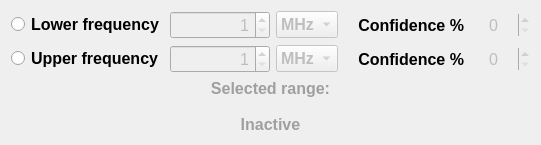
                      <widget class="QWidget" name="freq_filter_container" native="true">
                       <property name="sizePolicy">
                        <sizepolicy hsizetype="Fixed" vsizetype="Preferred">
                         <horstretch>0</horstretch>
                         <verstretch>0</verstretch>
                        </sizepolicy>
                       </property>
                       <property name="styleSheet">
                        <string notr="true"/>
                       </property>
                       <layout class="QGridLayout" name="gridLayout_6">
                        <item row="0" column="0">
                         <widget class="QRadioButton" name="activate_low_freq_filter_btn">
                          <property name="font">
                           <font>
                            <pointsize>12</pointsize>
                            <weight>75</weight>
                            <bold>true</bold>
                           </font>
                          </property>
                          <property name="text">
                           <string>Lower frequency</string>
                          </property>
                          <property name="autoExclusive">
                           <bool>false</bool>
                          </property>
                         </widget>
                        </item>
                        <item row="0" column="1">
                         <widget class="QSpinBox" name="lower_freq_spinbox">
                          <property name="enabled">
                           <bool>false</bool>
                          </property>
                          <property name="sizePolicy">
                           <sizepolicy hsizetype="Fixed" vsizetype="Fixed">
                            <horstretch>0</horstretch>
                            <verstretch>0</verstretch>
                           </sizepolicy>
                          </property>
                          <property name="minimumSize">
                           <size>
                            <width>100</width>
                            <height>0</height>
                           </size>
                          </property>
                          <property name="maximumSize">
                           <size>
                            <width>100</width>
                            <height>16777215</height>
                           </size>
                          </property>
                          <property name="font">
                           <font>
                            <pointsize>12</pointsize>
                           </font>
                          </property>
                          <property name="styleSheet">
                           <string notr="true"/>
                          </property>
                          <property name="alignment">
                           <set>Qt::AlignRight|Qt::AlignTrailing|Qt::AlignVCenter</set>
                          </property>
                          <property name="minimum">
                           <number>1</number>
                          </property>
                          <property name="maximum">
                           <number>100000000</number>
                          </property>
                         </widget>
                        </item>
                        <item row="0" column="2">
                         <widget class="QComboBox" name="lower_freq_filter_unit">
                          <property name="enabled">
                           <bool>false</bool>
                          </property>
                          <property name="sizePolicy">
                           <sizepolicy hsizetype="Preferred" vsizetype="Fixed">
                            <horstretch>0</horstretch>
                            <verstretch>0</verstretch>
                           </sizepolicy>
                          </property>
                          <property name="minimumSize">
                           <size>
                            <width>60</width>
                            <height>0</height>
                           </size>
                          </property>
                          <property name="maximumSize">
                           <size>
                            <width>16777215</width>
                            <height>16777215</height>
                           </size>
                          </property>
                          <property name="font">
                           <font>
                            <pointsize>12</pointsize>
                            <weight>75</weight>
                            <bold>true</bold>
                           </font>
                          </property>
                          <property name="styleSheet">
                           <string notr="true"/>
                          </property>
                          <property name="currentText">
                           <string>MHz</string>
                          </property>
                          <property name="maxCount">
                           <number>4</number>
                          </property>
                          <property name="duplicatesEnabled">
                           <bool>false</bool>
                          </property>
                          <property name="modelColumn">
                           <number>0</number>
                          </property>
                          <item>
                           <property name="text">
                            <string>MHz</string>
                           </property>
                          </item>
                          <item>
                           <property name="text">
                            <string>Hz</string>
                           </property>
                          </item>
                          <item>
                           <property name="text">
                            <string>kHz</string>
                           </property>
                          </item>
                          <item>
                           <property name="text">
                            <string>GHz</string>
                           </property>
                          </item>
                         </widget>
                        </item>
                        <item row="0" column="3">
                         <widget class="QLabel" name="label_12">
                          <property name="sizePolicy">
                           <sizepolicy hsizetype="Minimum" vsizetype="Preferred">
                            <horstretch>0</horstretch>
                            <verstretch>0</verstretch>
                           </sizepolicy>
                          </property>
                          <property name="font">
                           <font>
                            <pointsize>12</pointsize>
                            <weight>75</weight>
                            <bold>true</bold>
                           </font>
                          </property>
                          <property name="text">
                           <string>   Confidence %</string>
                          </property>
                          <property name="alignment">
                           <set>Qt::AlignRight|Qt::AlignTrailing|Qt::AlignVCenter</set>
                          </property>
                         </widget>
                        </item>
                        <item row="0" column="4">
                         <widget class="QSpinBox" name="lower_freq_confidence">
                          <property name="enabled">
                           <bool>false</bool>
                          </property>
                          <property name="sizePolicy">
                           <sizepolicy hsizetype="Preferred" vsizetype="Fixed">
                            <horstretch>0</horstretch>
                            <verstretch>0</verstretch>
                           </sizepolicy>
                          </property>
                          <property name="minimumSize">
                           <size>
                            <width>60</width>
                            <height>0</height>
                           </size>
                          </property>
                          <property name="maximumSize">
                           <size>
                            <width>50</width>
                            <height>16777215</height>
                           </size>
                          </property>
                          <property name="font">
                           <font>
                            <pointsize>12</pointsize>
                           </font>
                          </property>
                          <property name="styleSheet">
                           <string notr="true"/>
                          </property>
                          <property name="frame">
                           <bool>false</bool>
                          </property>
                          <property name="alignment">
                           <set>Qt::AlignCenter</set>
                          </property>
                          <property name="buttonSymbols">
                           <enum>QAbstractSpinBox::UpDownArrows</enum>
                          </property>
                          <property name="specialValueText">
                           <string/>
                          </property>
                          <property name="maximum">
                           <number>100</number>
                          </property>
                          <property name="value">
                           <number>0</number>
                          </property>
                         </widget>
                        </item>
                        <item row="1" column="0">
                         <widget class="QRadioButton" name="activate_up_freq_filter_btn">
                          <property name="font">
                           <font>
                            <pointsize>12</pointsize>
                            <weight>75</weight>
                            <bold>true</bold>
                           </font>
                          </property>
                          <property name="text">
                           <string>Upper frequency</string>
                          </property>
                          <property name="autoExclusive">
                           <bool>false</bool>
                          </property>
                         </widget>
                        </item>
                        <item row="1" column="1">
                         <widget class="QSpinBox" name="upper_freq_spinbox">
                          <property name="enabled">
                           <bool>false</bool>
                          </property>
                          <property name="sizePolicy">
                           <sizepolicy hsizetype="Fixed" vsizetype="Fixed">
                            <horstretch>0</horstretch>
                            <verstretch>0</verstretch>
                           </sizepolicy>
                          </property>
                          <property name="minimumSize">
                           <size>
                            <width>100</width>
                            <height>0</height>
                           </size>
                          </property>
                          <property name="maximumSize">
                           <size>
                            <width>100</width>
                            <height>16777215</height>
                           </size>
                          </property>
                          <property name="font">
                           <font>
                            <pointsize>12</pointsize>
                           </font>
                          </property>
                          <property name="styleSheet">
                           <string notr="true"/>
                          </property>
                          <property name="alignment">
                           <set>Qt::AlignRight|Qt::AlignTrailing|Qt::AlignVCenter</set>
                          </property>
                          <property name="minimum">
                           <number>1</number>
                          </property>
                          <property name="maximum">
                           <number>100000000</number>
                          </property>
                          <property name="value">
                           <number>1</number>
                          </property>
                         </widget>
                        </item>
                        <item row="1" column="2">
                         <widget class="QComboBox" name="upper_freq_filter_unit">
                          <property name="enabled">
                           <bool>false</bool>
                          </property>
                          <property name="sizePolicy">
                           <sizepolicy hsizetype="Preferred" vsizetype="Fixed">
                            <horstretch>0</horstretch>
                            <verstretch>0</verstretch>
                           </sizepolicy>
                          </property>
                          <property name="minimumSize">
                           <size>
                            <width>60</width>
                            <height>0</height>
                           </size>
                          </property>
                          <property name="maximumSize">
                           <size>
                            <width>16777215</width>
                            <height>16777215</height>
                           </size>
                          </property>
                          <property name="font">
                           <font>
                            <pointsize>12</pointsize>
                            <weight>75</weight>
                            <bold>true</bold>
                           </font>
                          </property>
                          <property name="styleSheet">
                           <string notr="true"/>
                          </property>
                          <property name="currentText">
                           <string>MHz</string>
                          </property>
                          <item>
                           <property name="text">
                            <string>MHz</string>
                           </property>
                          </item>
                          <item>
                           <property name="text">
                            <string>Hz</string>
                           </property>
                          </item>
                          <item>
                           <property name="text">
                            <string>kHz</string>
                           </property>
                          </item>
                          <item>
                           <property name="text">
                            <string>GHz</string>
                           </property>
                          </item>
                         </widget>
                        </item>
                        <item row="1" column="3">
                         <widget class="QLabel" name="label_13">
                          <property name="sizePolicy">
                           <sizepolicy hsizetype="Minimum" vsizetype="Preferred">
                            <horstretch>0</horstretch>
                            <verstretch>0</verstretch>
                           </sizepolicy>
                          </property>
                          <property name="font">
                           <font>
                            <pointsize>12</pointsize>
                            <weight>75</weight>
                            <bold>true</bold>
                           </font>
                          </property>
                          <property name="text">
                           <string>   Confidence %</string>
                          </property>
                          <property name="alignment">
                           <set>Qt::AlignRight|Qt::AlignTrailing|Qt::AlignVCenter</set>
                          </property>
                         </widget>
                        </item>
                        <item row="1" column="4">
                         <widget class="QSpinBox" name="upper_freq_confidence">
                          <property name="enabled">
                           <bool>false</bool>
                          </property>
                          <property name="sizePolicy">
                           <sizepolicy hsizetype="Preferred" vsizetype="Fixed">
                            <horstretch>0</horstretch>
                            <verstretch>0</verstretch>
                           </sizepolicy>
                          </property>
                          <property name="minimumSize">
                           <size>
                            <width>60</width>
                            <height>0</height>
                           </size>
                          </property>
                          <property name="maximumSize">
                           <size>
                            <width>50</width>
                            <height>16777215</height>
                           </size>
                          </property>
                          <property name="font">
                           <font>
                            <pointsize>12</pointsize>
                           </font>
                          </property>
                          <property name="styleSheet">
                           <string notr="true"/>
                          </property>
                          <property name="frame">
                           <bool>false</bool>
                          </property>
                          <property name="alignment">
                           <set>Qt::AlignCenter</set>
                          </property>
                          <property name="buttonSymbols">
                           <enum>QAbstractSpinBox::UpDownArrows</enum>
                          </property>
                          <property name="specialValueText">
                           <string/>
                          </property>
                          <property name="maximum">
                           <number>100</number>
                          </property>
                          <property name="value">
                           <number>0</number>
                          </property>
                         </widget>
                        </item>
                        <item row="2" column="0" colspan="5">
                         <widget class="QLabel" name="freq_range_lbl">
                          <property name="enabled">
                           <bool>false</bool>
                          </property>
                          <property name="sizePolicy">
                           <sizepolicy hsizetype="Expanding" vsizetype="Fixed">
                            <horstretch>0</horstretch>
                            <verstretch>0</verstretch>
                           </sizepolicy>
                          </property>
                          <property name="font">
                           <font>
                            <pointsize>12</pointsize>
                            <weight>75</weight>
                            <italic>false</italic>
                            <bold>true</bold>
                            <underline>false</underline>
                           </font>
                          </property>
                          <property name="styleSheet">
                           <string notr="true">color: #9f9f9f;</string>
                          </property>
                          <property name="text">
                           <string>Selected range:

Inactive</string>
                          </property>
                          <property name="alignment">
                           <set>Qt::AlignCenter</set>
                          </property>
                         </widget>
                        </item>
                       </layout>
                      </widget>
